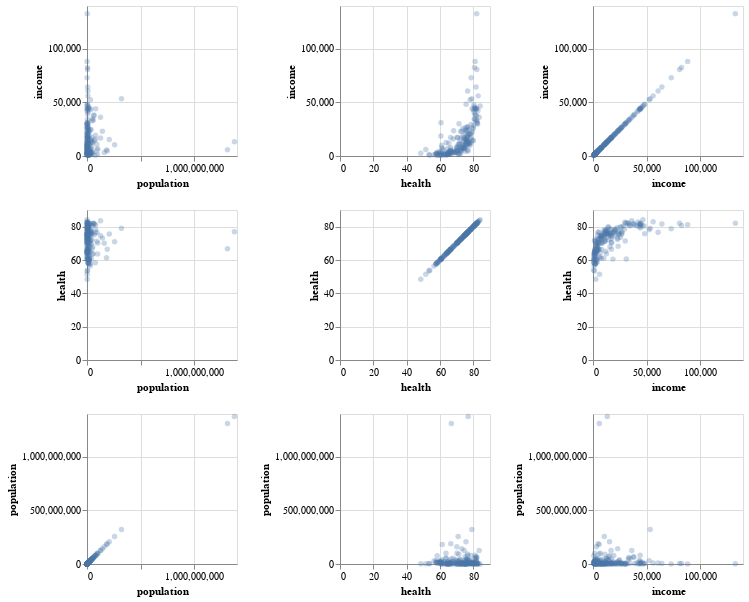

Write notebook code for a chart like this one.
### Code cell
alt.Chart(gapminder).mark_circle(opacity=0.3).encode(
    alt.X(alt.repeat('column'), type='quantitative'),
    alt.Y(alt.repeat('row'), type='quantitative'),
).properties(
    width=150,
    height=150,
).repeat(
    row = ['income', 'health', 'population'],
    column = ['population', 'health', 'income'],
)

### Figure 1 — Vega-Lite specification as saved in the notebook (floating-point values rounded to 4 significant figures; data arrays with more than 128 entries replaced by an {"elided": "..."} marker saying what was removed)
{"$schema": "https://vega.github.io/schema/vega-lite/v3.4.0.json", "config": {"background": "white", "mark": {"tooltip": null}, "view": {"height": 300, "width": 400}}, "datasets": {"data-7e3b7ef5d72a8470b0044710e8a24cca": {"elided": "187 records"}}, "repeat": {"column": ["population", "health", "income"], "row": ["income", "health", "population"]}, "spec": {"data": {"name": "data-7e3b7ef5d72a8470b0044710e8a24cca"}, "encoding": {"x": {"field": {"repeat": "column"}, "type": "quantitative"}, "y": {"field": {"repeat": "row"}, "type": "quantitative"}}, "height": 150, "mark": {"opacity": 0.3, "type": "circle"}, "width": 150}}
